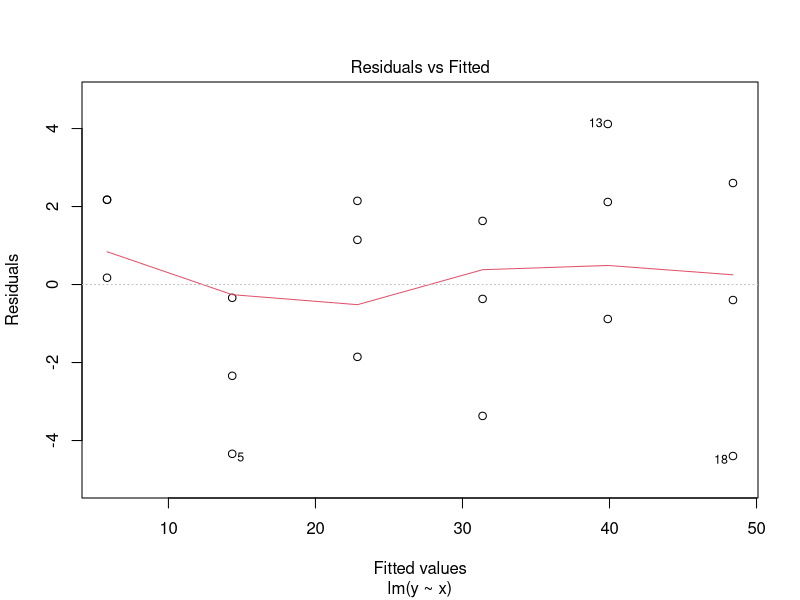
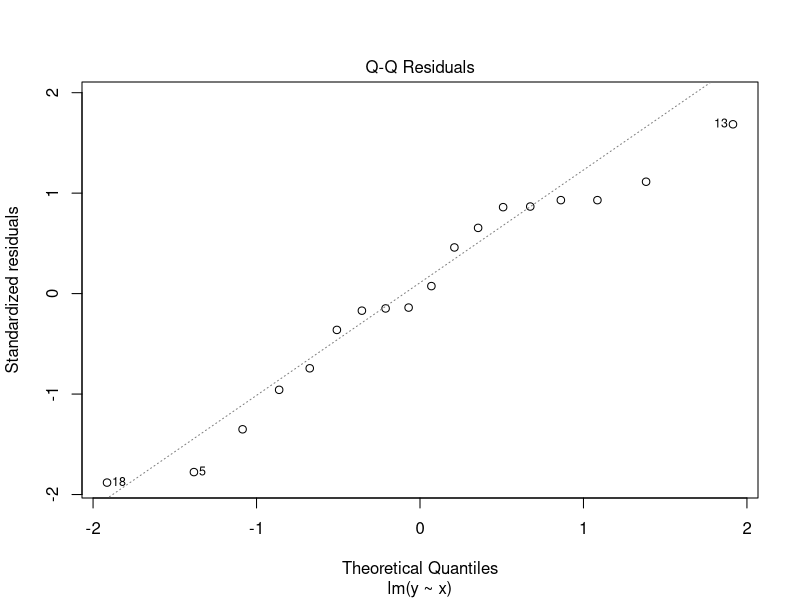
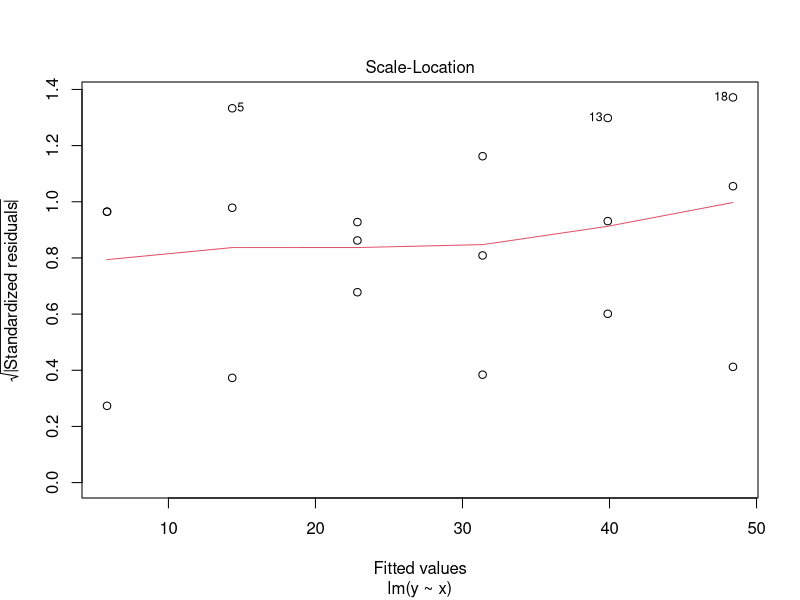
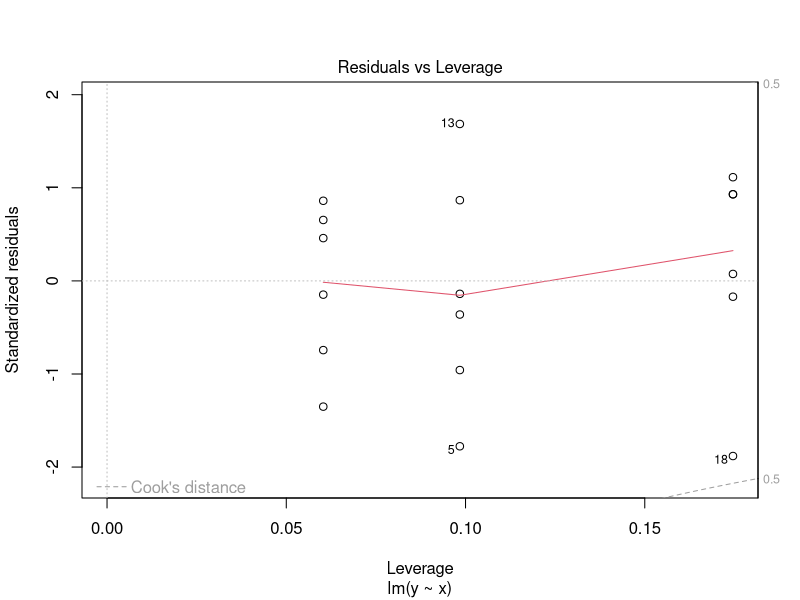
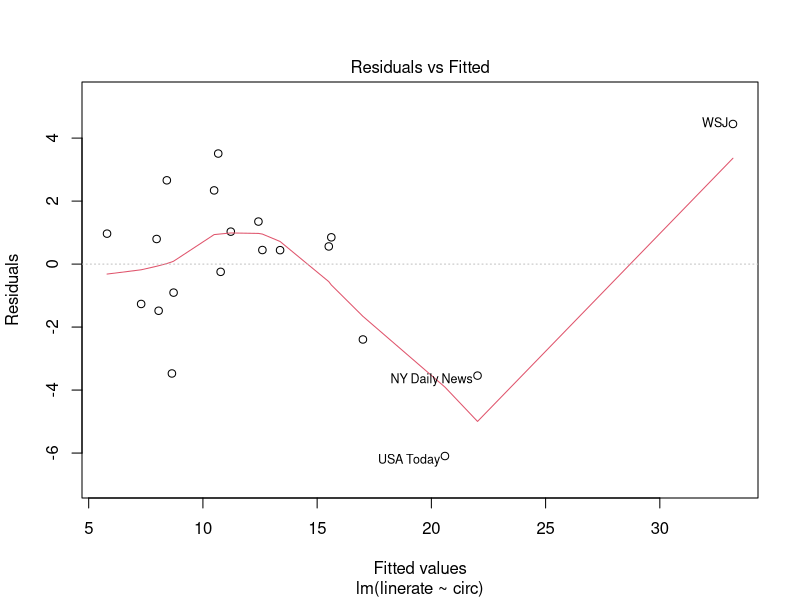
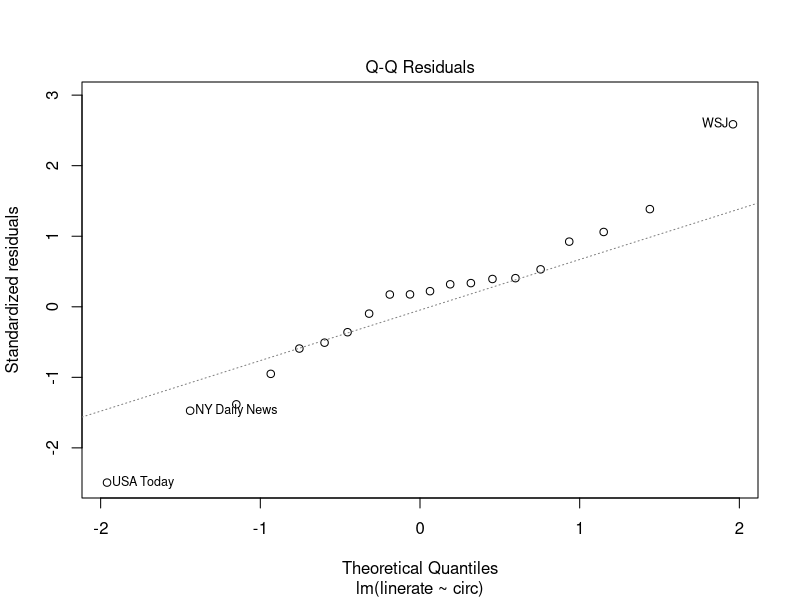
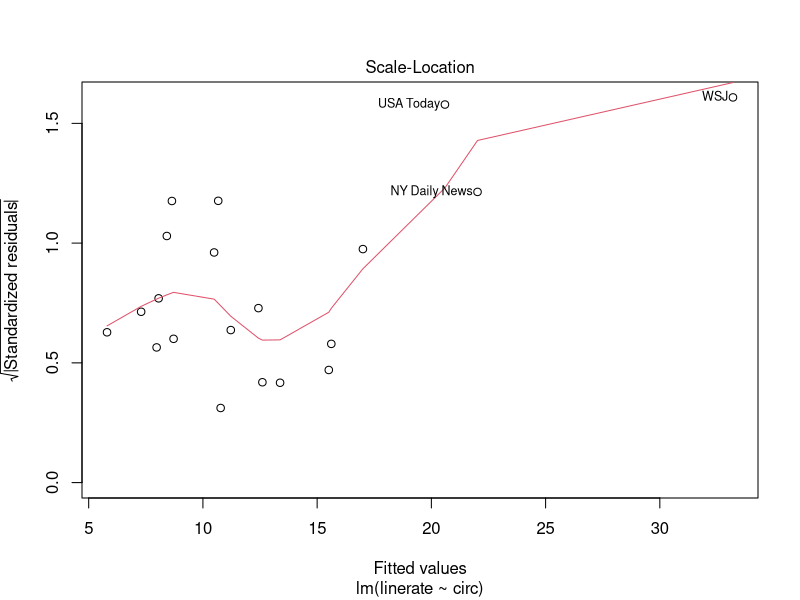
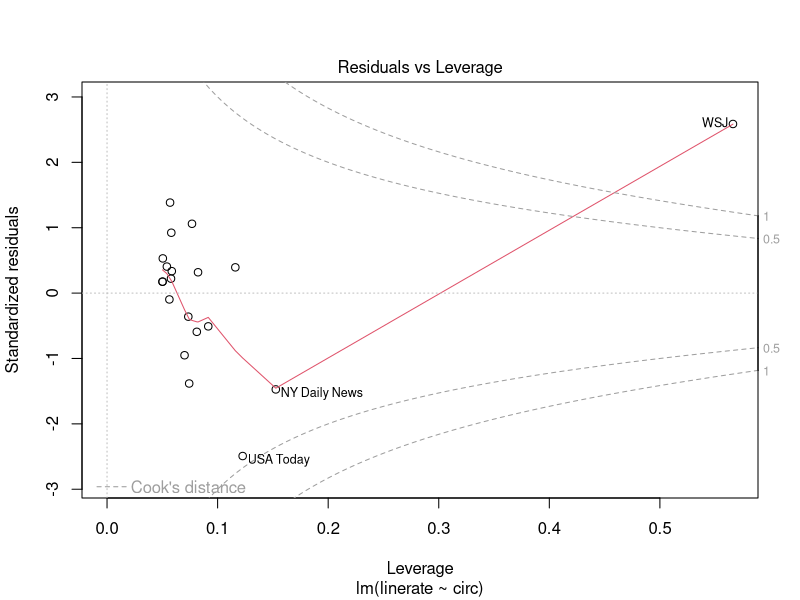

The R source for these figures, in order:
dat = data.frame(x=c(0,0,0, 15,15,15, 30,30,30, 45,45,45, 60,60,60, 75,75,75), y=c(8,6,8, 12,10,14, 25,21,24, 31,33,28, 44,39,42, 48,51,44))
fit = lm(y ~ x, dat)
plot(fit)
# good
dat2=data.frame(
  circ = c(2081995,1374858,1284613,1057536,970051,963069,828236,779259,768288,
           691771,663693,657015,645623,533384,528777,514702,492002,486426,
           443592,349182), linerate=c(37.65,18.48,14.50,14.61,16.47,16.07,13.82,13.05,13.78,12.25,10.53,
                                      14.18,12.83,7.81,5.17,11.08,6.58,8.77,6.03,6.77),
  row.names=c("WSJ","NY Daily News","USA Today","LA Times","NYT", "NY Post",
              "Philadelphia","Chi Tribune","Wash Post","SF Chronicle","Chi Sun Times", "Detroit News","Detroit Free Press","Long Island Newsday","KC Times", "Miami Herald","Cleveland","Milwaukee","Houston","Baltimore"))
fit2 = lm(linerate ~ circ, dat2)
plot(fit2)
fit2 = lm(linerate ~ circ, dat2[-1,])
plot(fit2)
# WSJ, USA is outlier

dat3 = data.frame(
  size=c(168, 21, 94, 39, 249, 43, 589, 41),
  sales=c(5178, 2370,3591, 2056, 7325, 2449, 15708, 2469))
fit3 = lm(sales ~ size, dat3)
plot(fit3)
# don't have many cases, and cases1 is outlier

comm = read.table("data/commercial.txt", header=T)
fit4 = lm(y ~ x1 + x2 + x3 + x4, comm)
plot(fit4)
# good

brand = data.frame( liking=c(64,73,61,76,72,80,71,83,83,89,86,93,88,95,94,100), moisture=c(4,4,4,4,6,6,6,6,8,8,8,8,10,10,10,10), sweetness=c(2,4,2,4,2,4,2,4,2,4,2,4,2,4,2,4) )
fit5 = lm(liking ~ sweetness + moisture, brand)
plot(fit5)

